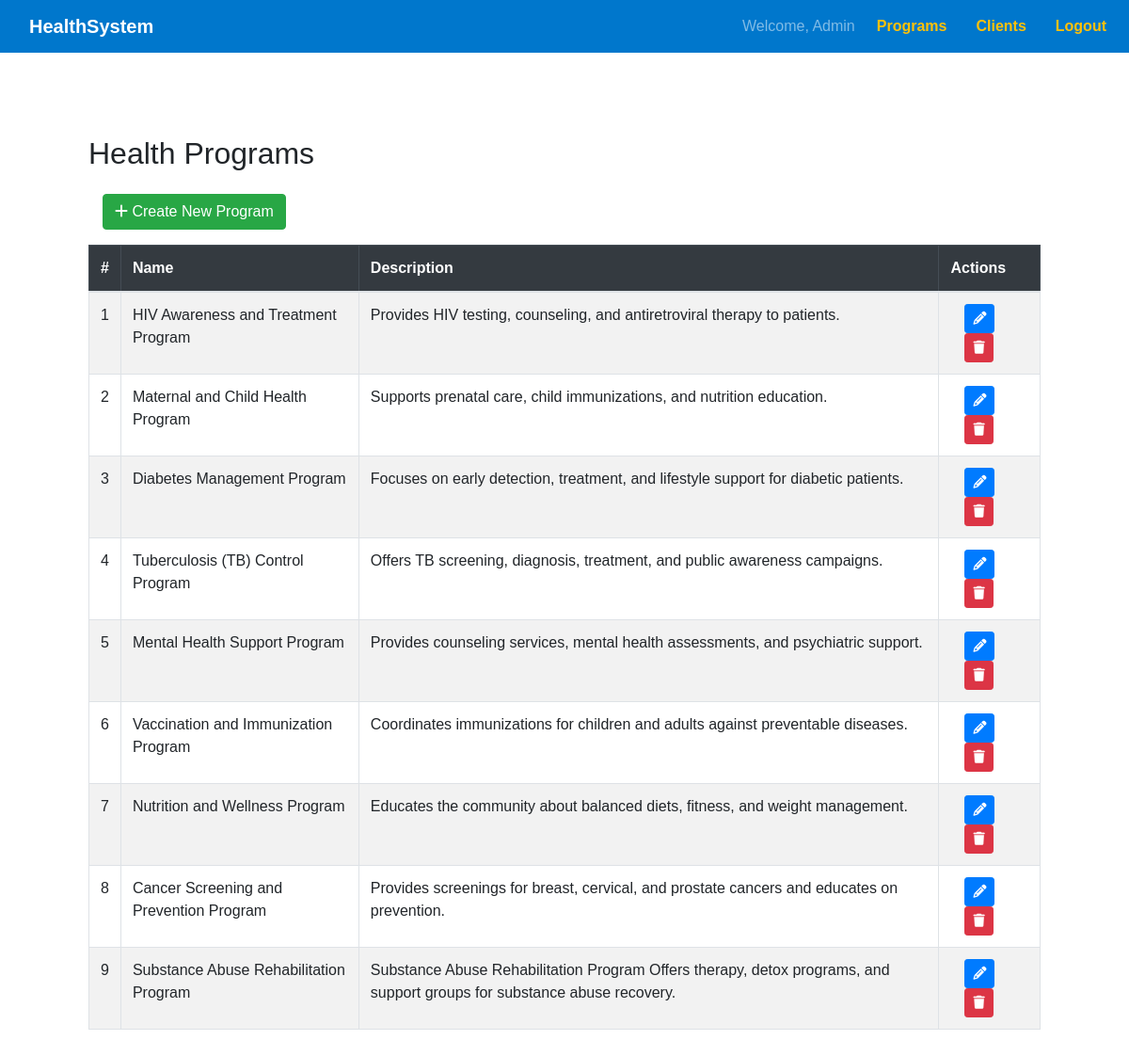
Page /home (signed in) on the committed database.
### health/models.py (models this page shows, shortened)
class HealthProgram(models.Model):
    name = models.CharField(max_length=100, unique=True)
    description = models.TextField(blank=True)
    created_at = models.DateTimeField(auto_now_add=True)

### health/views.py (the view)
# urls.py: path('home', views.program_list, name='program_list'),
@login_required
def program_list(request):
    programs = HealthProgram.objects.all()
    return render(request, 'program_list.html', {'programs': programs})

### health/templates/program_list.html
{% extends 'base.html' %}
{% block content %}
<div class="container mt-4">
    <h2 class="mb-4">Health Programs</h2>
    <a href="{% url 'create_program' %}" class="btn btn-success mb-3"><i class="fas fa-plus"></i> Create New Program</a>
    <table class="table table-striped table-bordered">
        <thead class="table-dark">
            <tr>
                <th>#</th>
                <th>Name</th>
                <th>Description</th>
                <th>Actions</th>
            </tr>
        </thead>
        <tbody>
            {% for program in programs %}
            <tr>
                <td>{{ forloop.counter }}</td>
                <td>{{ program.name }}</td>
                <td>{{ program.description }}</td>
                <td>
                    <a href="{% url 'edit_program' program.id %}" class="btn btn-sm btn-primary"><i class="fas fa-pencil"></i></a>
                    <a href="{% url 'delete_program' program.id %}" class="btn btn-sm btn-danger" onclick="return confirm('Are you sure you want to delete this program?')"><i class="fas fa-trash"></i></a>
                </td>
            </tr>
            {% empty %}
            <tr>
                <td colspan="3">No programs found.</td>
            </tr>
            {% endfor %}
        </tbody>
    </table>
</div>
{% endblock %}

### health/templates/base.html (shortened to what this page needs)
<!DOCTYPE html>
<html lang="en">
<head>
    <link href="https://stackpath.bootstrapcdn.com/bootstrap/4.5.2/css/bootstrap.min.css" rel="stylesheet">
    <link href="https://cdnjs.cloudflare.com/ajax/libs/font-awesome/6.4.2/css/all.min.css" rel="stylesheet">
</head>
<body>
    <nav class="navbar navbar-expand-lg navbar-dark">
        <a class="navbar-brand" href="#">HealthSystem</a>
        <div class="collapse navbar-collapse" id="navbarNav">
            <ul class="navbar-nav ml-auto">
                {% if user.is_authenticated %}
                    <li class="nav-item">
                        <span class="navbar-text">Welcome, {{ user.username|title }}</span>
                    </li>
                    <li class="nav-item">
                        <a class="nav-link text-warning" href="{% url 'program_list' %}">Programs</a>
                    </li>
                    <li class="nav-item">
                        <a class="nav-link text-warning" href="{% url "client_list" %}">Clients</a>
                    </li>
                    <li class="nav-item">
                        <a class="nav-link text-warning" href="{% url 'logout' %}">Logout</a>
                    </li>
                {% else %}
                    <li class="nav-item">
                        <a class="nav-link text-warning" href="{% url 'login' %}">Login</a>
                    </li>
                {% endif %}
            </ul>
        </div>
    </nav>
    <div class="container">
        {% block content %}{% endblock %}
    </div>
</body>
</html>

### health/templates/base.html (style rules this page uses)
body { font-family: Arial, sans-serif; margin: 0; }
.navbar { background-color: #0077cc; }
a { color: white; margin-left: 15px; text-decoration: none; font-weight: bold; }
.container { padding: 2em; }

### rows in the picture
HealthProgram: name "HIV Awareness and Treatment Program", description "Provides HIV testing, counseling, and antiretroviral therapy to patients."
HealthProgram: name "Maternal and Child Health Program", description "Supports prenatal care, child immunizations, and nutrition education."
HealthProgram: name "Diabetes Management Program", description "Focuses on early detection, treatment, and lifestyle support for diabetic patients."
HealthProgram: name "Tuberculosis (TB) Control Program", description "Offers TB screening, diagnosis, treatment, and public awareness campaigns."
HealthProgram: name "Mental Health Support Program", description "Provides counseling services, mental health assessments, and psychiatric support."
HealthProgram: name "Vaccination and Immunization Program", description "Coordinates immunizations for children and adults against preventable diseases."
HealthProgram: name "Nutrition and Wellness Program", description "Educates the community about balanced diets, fitness, and weight management."
HealthProgram: name "Cancer Screening and Prevention Program", description "Provides screenings for breast, cervical, and prostate cancers and educates on prevention."
HealthProgram: name "Substance Abuse Rehabilitation Program", description "Substance Abuse Rehabilitation Program Offers therapy, detox programs, and support groups for substance abuse recovery."

### other values in the picture
{{ user.username|title }} "Admin"
